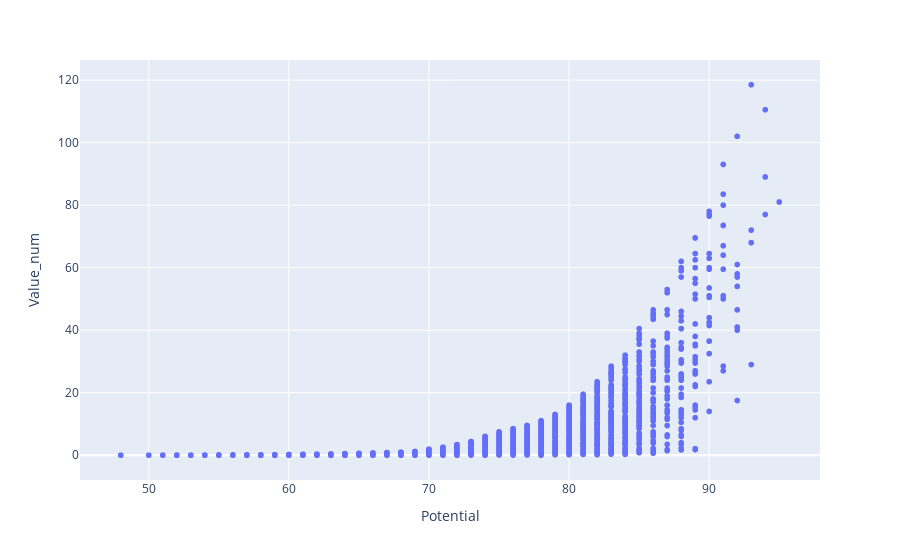

Notebook code for this chart:
### Markdown cell above
Plot a scatter plot of value vs. potential. Do you see a linear relationship?

### Code cell
import plotly.express as px

px.scatter(fifa, x = 'Potential', y = 'Value_num').show()

### Figure 1 — Plotly figure (JSON) as saved in the notebook; plotly's stock layout.template omitted (floating-point values rounded to 4 significant figures; data arrays with more than 128 entries replaced by an {"elided": "..."} marker saying what was removed)
{"data": [{"hovertemplate": "Potential=%{x}<br>Value_num=%{y}<extra></extra>", "legendgroup": "", "marker": {"color": "#636efa", "symbol": "circle"}, "mode": "markers", "name": "", "showlegend": false, "type": "scattergl", "x": {"elided": "17918 int values"}, "xaxis": "x", "y": {"elided": "17918 float values"}, "yaxis": "y"}], "layout": {"legend": {"tracegroupgap": 0}, "margin": {"t": 60}, "xaxis": {"anchor": "y", "domain": [0, 1], "title": {"text": "Potential"}}, "yaxis": {"anchor": "x", "domain": [0, 1], "title": {"text": "Value_num"}}}}
